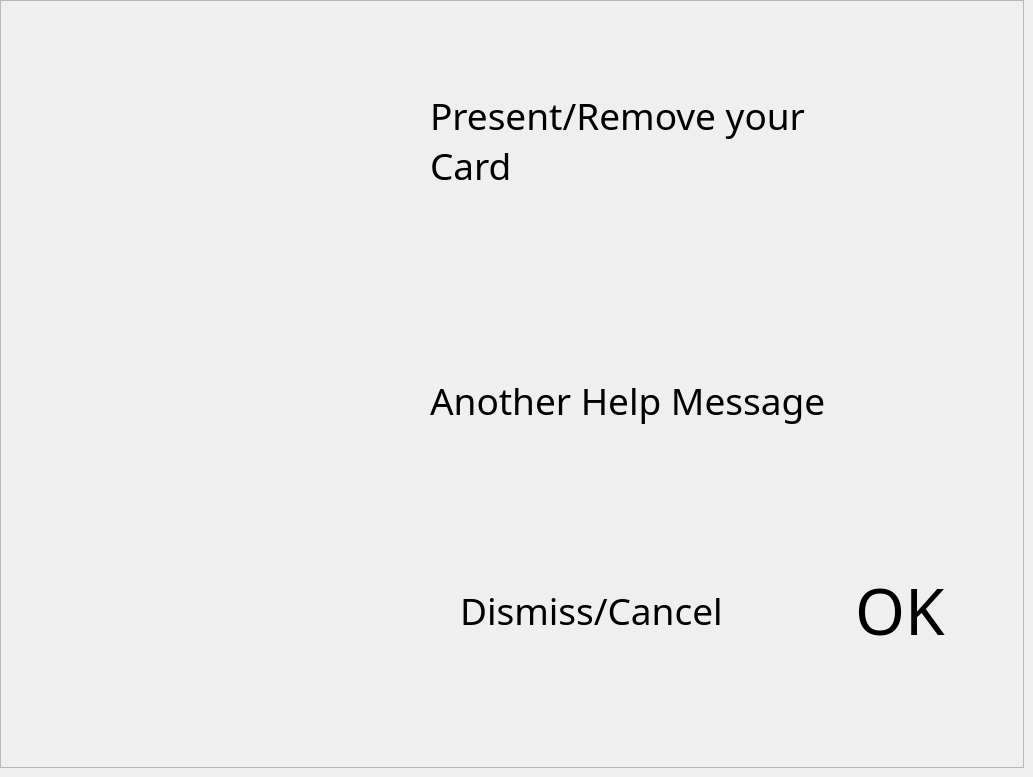
    <widget class="QWidget" name="i5pageCardInteract">
     <widget class="QFrame" name="i5frCardInteract">
      <property name="geometry">
       <rect>
        <x>0</x>
        <y>0</y>
        <width>1024</width>
        <height>768</height>
       </rect>
      </property>
      <property name="styleSheet">
       <string notr="true">QPushButton{ border-image: url(:/buttons/btn500.png);}
QPushButton:pressed {border-image: url(:/buttons/btn500pressed.png); border: none;}
QPushButton:disabled {border-image: url(:/bckgrnd/bgnd500.png); border: none;}
</string>
      </property>
      <property name="frameShape">
       <enum>QFrame::StyledPanel</enum>
      </property>
      <property name="frameShadow">
       <enum>QFrame::Raised</enum>
      </property>
      <widget class="QPushButton" name="i5btnDismiss">
       <property name="geometry">
        <rect>
         <x>820</x>
         <y>530</y>
         <width>160</width>
         <height>160</height>
        </rect>
       </property>
       <property name="font">
        <font>
         <family>Berlin Sans FB</family>
         <pointsize>48</pointsize>
         <weight>50</weight>
         <bold>false</bold>
        </font>
       </property>
       <property name="focusPolicy">
        <enum>Qt::NoFocus</enum>
       </property>
       <property name="text">
        <string>OK</string>
       </property>
       <property name="shortcut">
        <string>Q</string>
       </property>
       <property name="autoRepeat">
        <bool>false</bool>
       </property>
       <property name="flat">
        <bool>true</bool>
       </property>
      </widget>
      <widget class="QLabel" name="i5lblCardMsg2">
       <property name="geometry">
        <rect>
         <x>430</x>
         <y>280</y>
         <width>421</width>
         <height>241</height>
        </rect>
       </property>
       <property name="font">
        <font>
         <family>Berlin Sans FB</family>
         <pointsize>28</pointsize>
         <weight>50</weight>
         <bold>false</bold>
        </font>
       </property>
       <property name="text">
        <string>Another Help Message</string>
       </property>
       <property name="wordWrap">
        <bool>true</bool>
       </property>
      </widget>
      <widget class="QLabel" name="i5lblDismiss">
       <property name="geometry">
        <rect>
         <x>460</x>
         <y>530</y>
         <width>351</width>
         <height>161</height>
        </rect>
       </property>
       <property name="font">
        <font>
         <family>Berlin Sans FB</family>
         <pointsize>28</pointsize>
         <weight>50</weight>
         <bold>false</bold>
        </font>
       </property>
       <property name="text">
        <string>Dismiss/Cancel</string>
       </property>
       <property name="wordWrap">
        <bool>true</bool>
       </property>
      </widget>
      <widget class="QLabel" name="i5lblCardIcon">
       <property name="geometry">
        <rect>
         <x>20</x>
         <y>0</y>
         <width>311</width>
         <height>261</height>
        </rect>
       </property>
       <property name="text">
        <string/>
       </property>
       <property name="pixmap">
        <pixmap resource="paybox.qrc">:/bckgrnd/icn200approved.png</pixmap>
       </property>
      </widget>
      <widget class="QLabel" name="i5lblCardMsg1">
       <property name="geometry">
        <rect>
         <x>430</x>
         <y>0</y>
         <width>421</width>
         <height>281</height>
        </rect>
       </property>
       <property name="font">
        <font>
         <family>Berlin Sans FB</family>
         <pointsize>28</pointsize>
         <weight>50</weight>
         <bold>false</bold>
        </font>
       </property>
       <property name="text">
        <string>Present/Remove your Card</string>
       </property>
       <property name="wordWrap">
        <bool>true</bool>
       </property>
      </widget>
     </widget>
    </widget>
